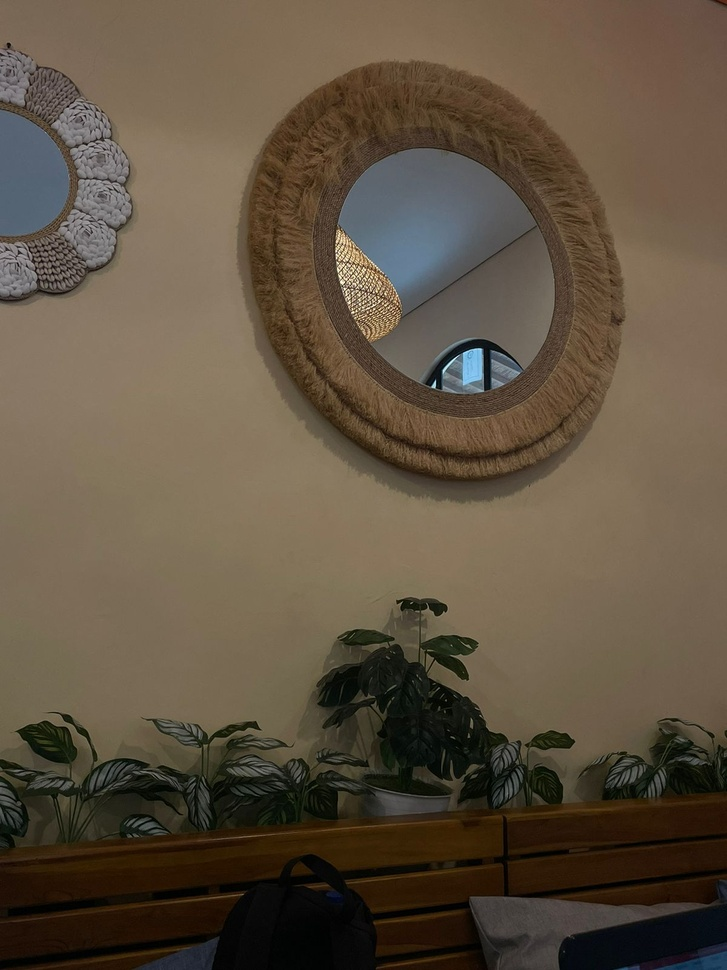
#> input picture Histogram Equalization/tst.jpg, 727 x 970 px, shrunk from 1200 x 1600 before the run
$ python hitogram.py
#> lines starting #> are read from the running program, lines starting #| are printed output that depends on the picture
import cv2
import numpy as np
import matplotlib.pyplot as plt

# Membaca gambar berwarna
image = cv2.imread('tst.jpg')
#> image is the input picture: shape (970, 727, 3); mean B, G, R 64.7, 81.8, 95.1

# Mengonversi gambar dari BGR ke RGB (karena OpenCV menggunakan BGR secara default)
image_rgb = cv2.cvtColor(image, cv2.COLOR_BGR2RGB)

# Membagi gambar menjadi tiga channel warna (merah, hijau, biru)
r, g, b = cv2.split(image)
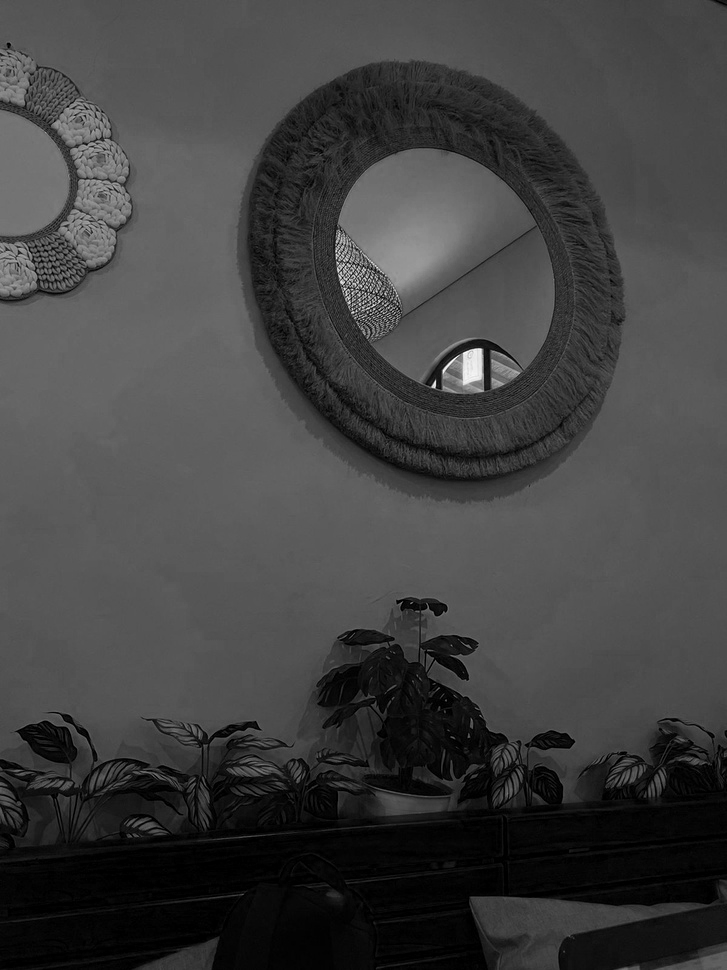
#> r: shape (970, 727); min 0, max 254, mean 64.7
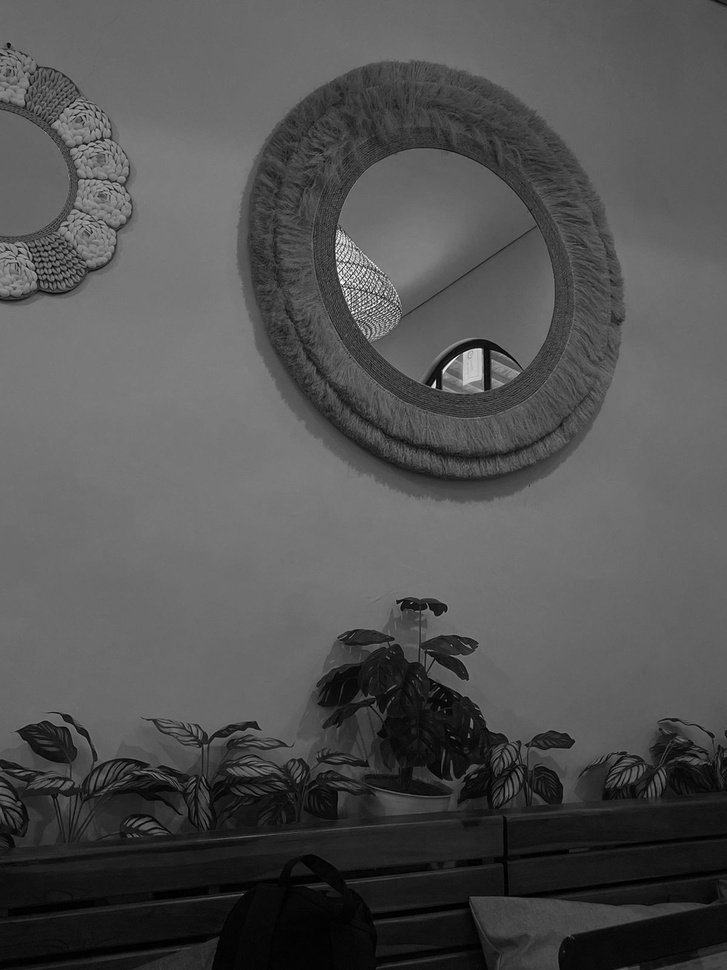
#> g: shape (970, 727); min 0, max 255, mean 81.8
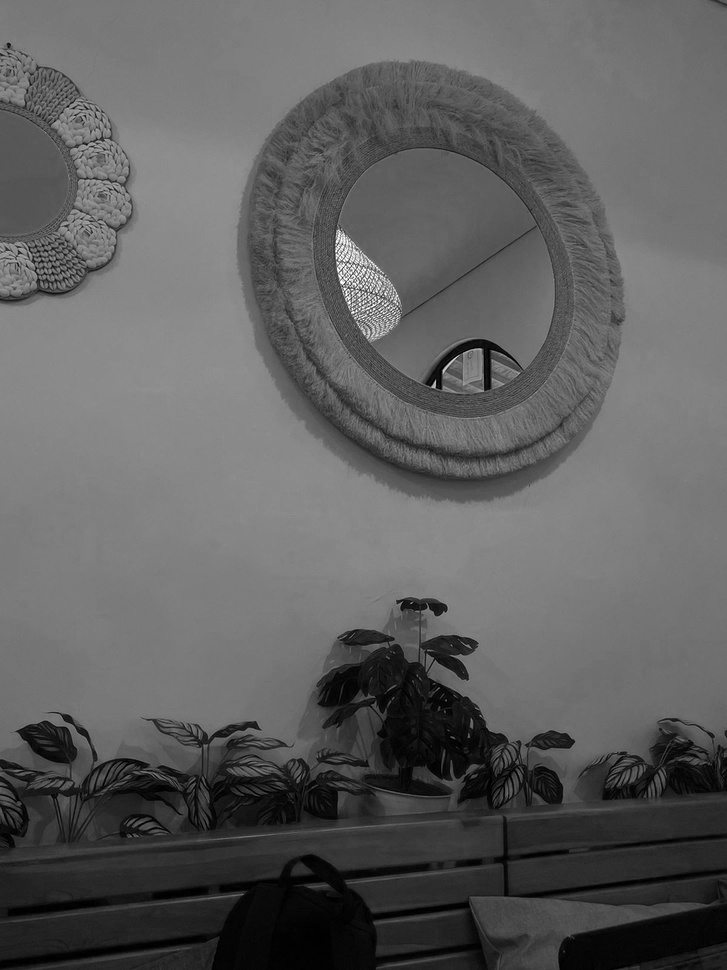
#> b: shape (970, 727); min 0, max 255, mean 95.1

# Melakukan histogram equalization pada setiap channel
r_eq = cv2.equalizeHist(r)
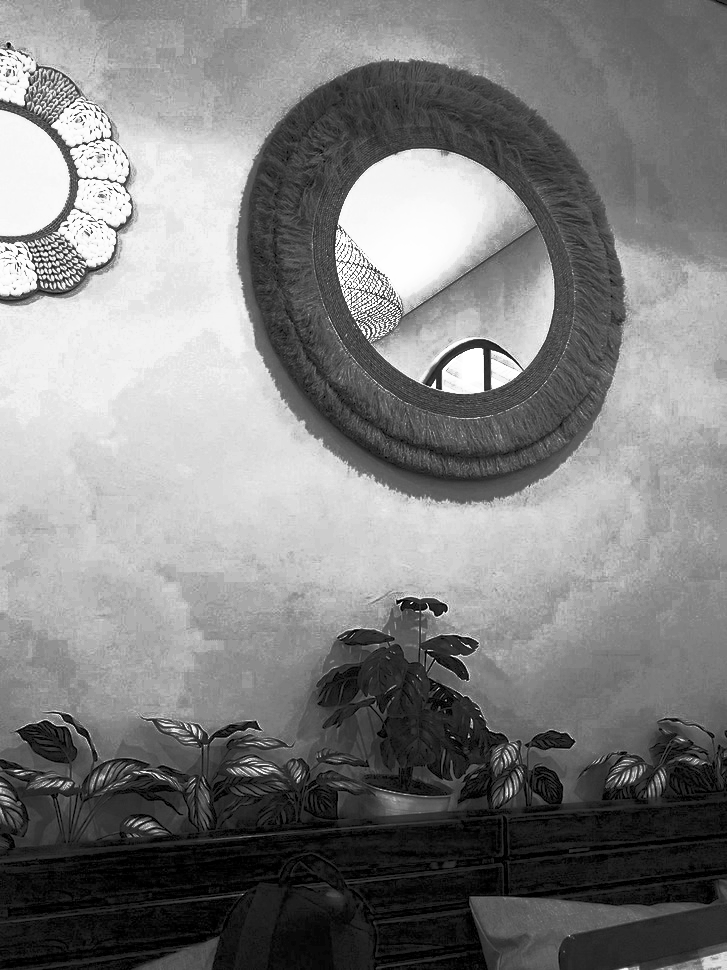
#> r_eq: shape (970, 727); min 0, max 255, mean 126.8
g_eq = cv2.equalizeHist(g)
b_eq = cv2.equalizeHist(b)
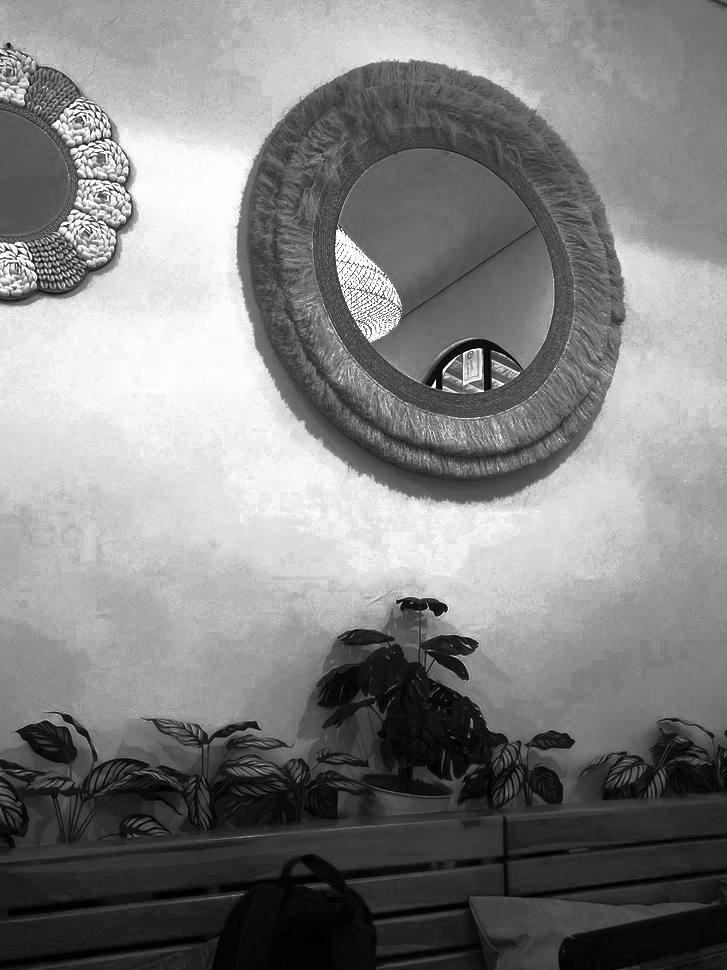
#> b_eq: shape (970, 727); min 0, max 255, mean 128.8

# Menggabungkan kembali channel yang sudah dihitung equalization-nya
equalized_image = cv2.merge((r_eq, g_eq, b_eq))
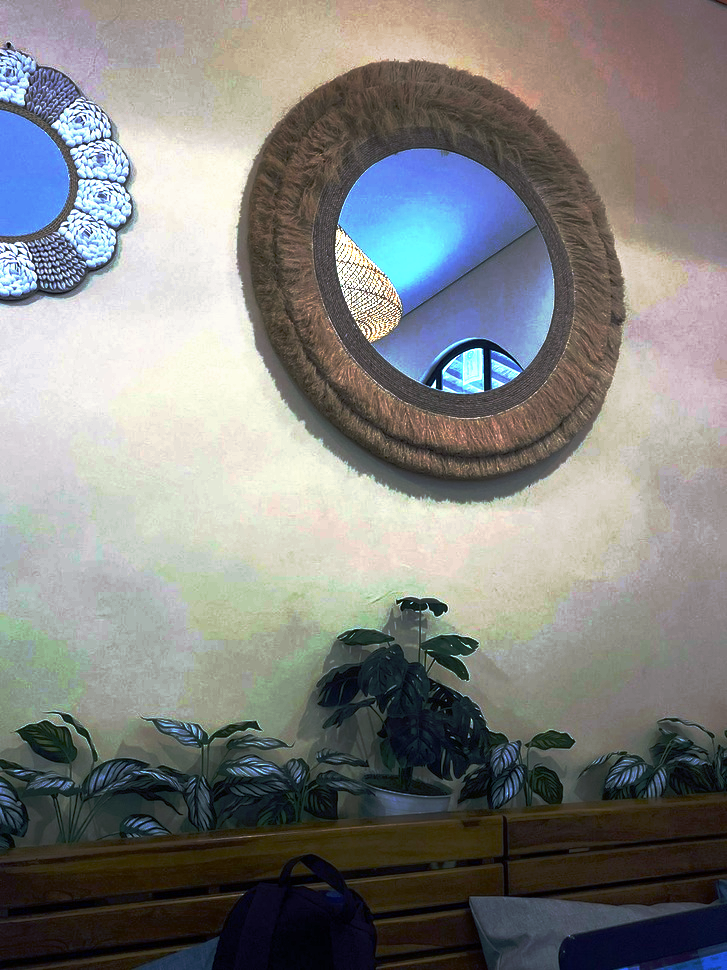
#> equalized_image: shape (970, 727, 3); mean B, G, R 126.8, 128.9, 128.8

# Menampilkan gambar asli dan gambar hasil equalization dengan warna asli
plt.figure(figsize=(10, 5))

# Gambar asli
plt.subplot(1, 2, 1)
plt.title("Gambar Asli")
plt.imshow(image_rgb)

# Gambar setelah histogram equalization
plt.subplot(1, 2, 2)
plt.title("Gambar Setelah Histogram Equalization")
plt.imshow(cv2.cvtColor(equalized_image, cv2.COLOR_BGR2RGB))

plt.show()
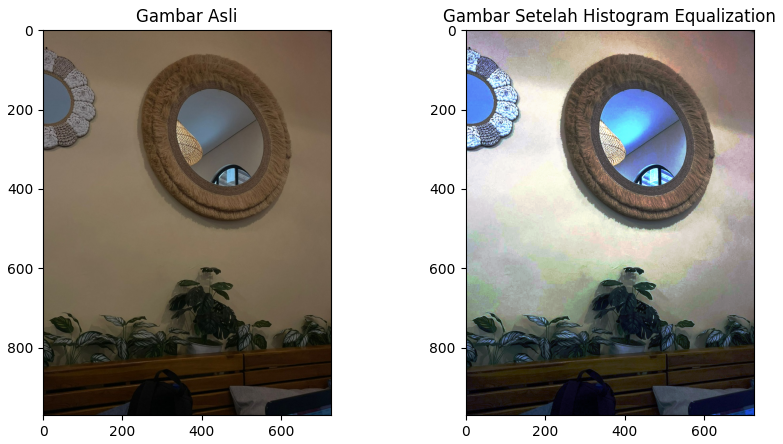
#> figure drawn by matplotlib, 2 panels

$ run again, with Histogram Equalization/hasil.jpg copied over Histogram Equalization/tst.jpg
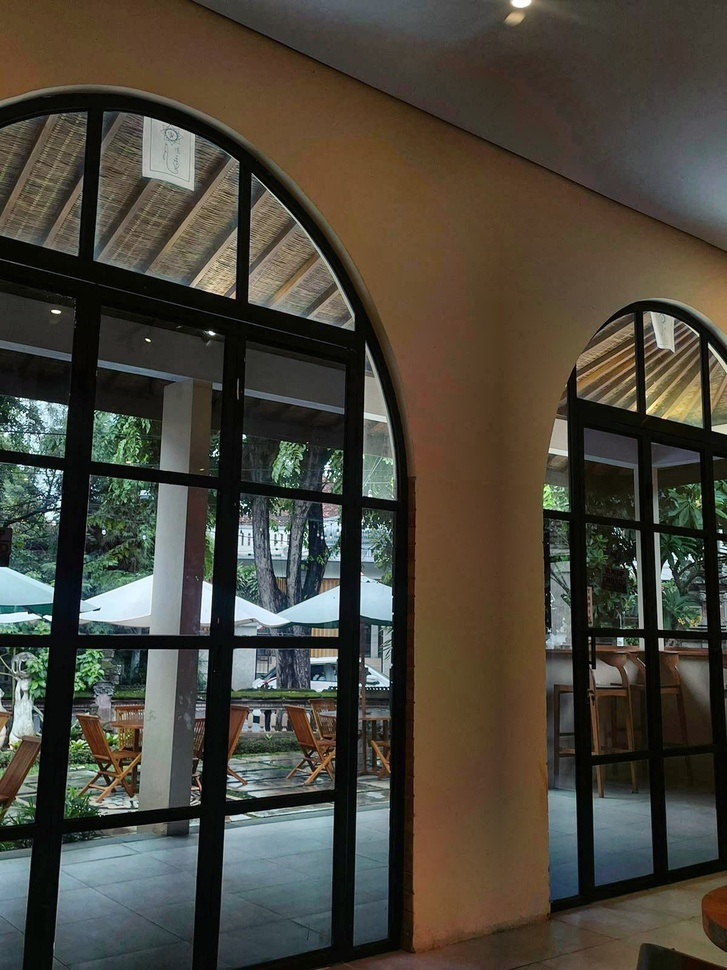
#> input picture Histogram Equalization/hasil.jpg, 727 x 970 px, shrunk from 1200 x 1600 before the run
#> image is the input picture: shape (970, 727, 3); mean B, G, R 59, 69.6, 73.4
#> `equalized_image = cv2.merge((r_eq, g_eq, b_eq))`:
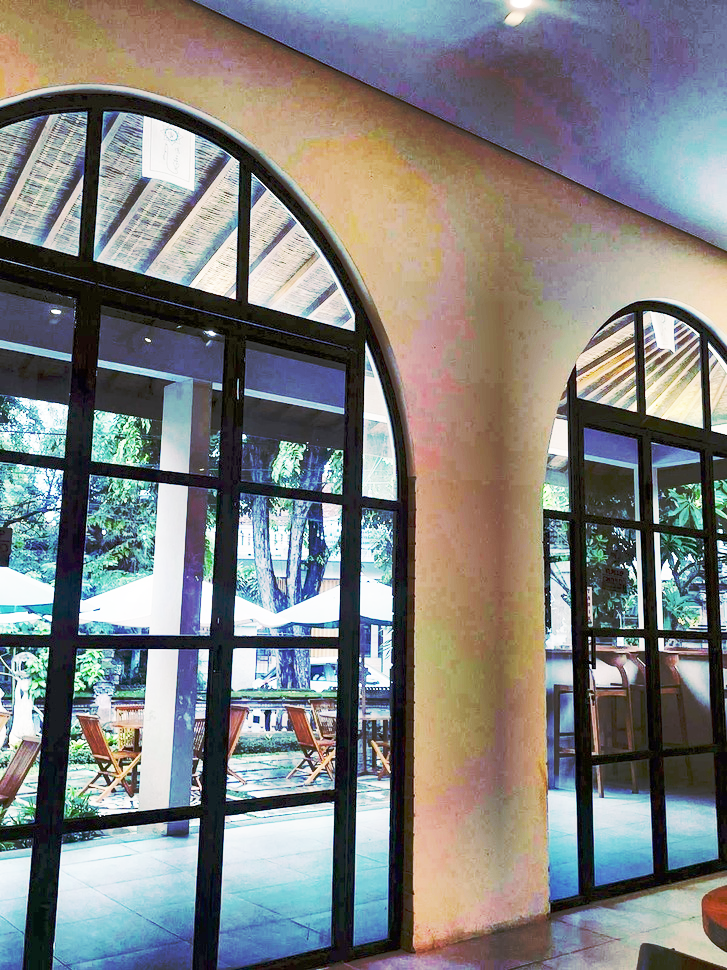
#> equalized_image: shape (970, 727, 3); mean B, G, R 127.3, 128.7, 127.9
#> `plt.show()`:
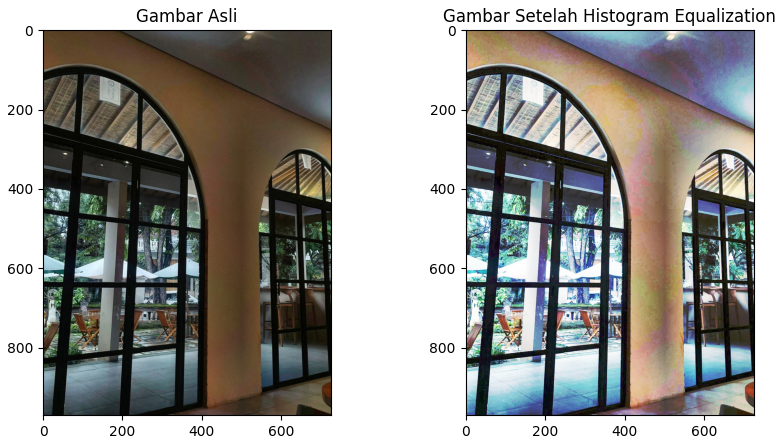
#> figure drawn by matplotlib, 2 panels
